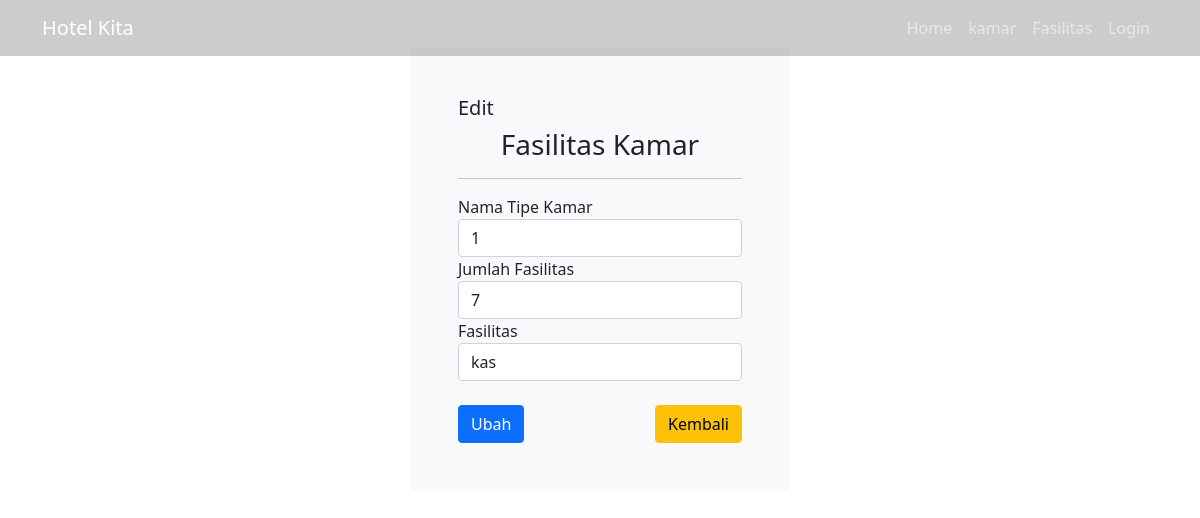
/fkamar_edit.php?id=13, run on the app's committed database.
### tables this page shows
CREATE TABLE `tb_fkamar` (
  `fk_id` int(11) NOT NULL,
  `fk_tipe` int(11) NOT NULL,
  `fk_jumlah` int(11) NOT NULL,
  `fk_fasilitas` varchar(65) NOT NULL
);

### fkamar_edit.php (the view, shortened to what this page needs)
<?php
include 'header.php';
?>
<div class="container">
    <?php
    include '../config.php';
    $id = $_GET['id'];
    $sql = mysqli_query($dbconnect, "SELECT * FROM tb_fkamar WHERE fk_id=$id");
    $d = mysqli_fetch_array($sql);
    ?>
    <br><br>
    <div class="row">
        <div class="col-md-4 mx-auto bg-light p-5">
            <h5>Edit</h5>
            <h3 class="text-center">Fasilitas Kamar</h3>
            <hr>
            <form action="action/fk_update.php?" method="post">
                <div class="form-group">
                    <label>Nama Tipe Kamar</label>
                    <select type="text" name="tipe" class="form-control" required="required">
                        <option selected><?php echo $d['fk_tipe'] ?></option>
                    </select>
                </div>
                <div class="form-group">
                    <label>Jumlah Fasilitas</label>
                    <input type="number" name="jfasilitas" value="<?php echo $d['fk_jumlah'] ?>" class="form-control" required="required">
                </div>
                <div class="form-group">
                    <label>Fasilitas</label>
                    <input type="text" name="fasilitas" value="<?php echo $d['fk_fasilitas'] ?>" class="form-control" required="required">
                </div>
                <br>
                <div class="form-group d-flex justify-content-between">
                    <input type="submit" value="Ubah" class="btn btn-primary">
                    <a href="fkamar.php" class="btn btn-warning">Kembali</a>
                </div>
            </form>
        </div>
    </div>
</div>

### data on the page
tb_fkamar: tipe "1", jfasilitas "7", fasilitas "kas"
